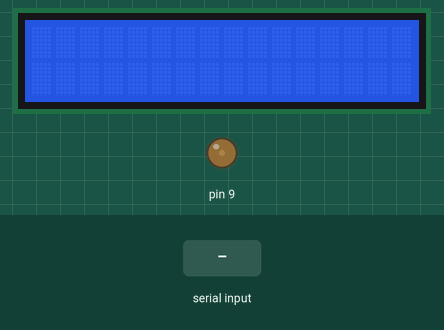
This sketch was run on a simulated Arduino Uno, built with avr-gcc and run on an emulated ATmega328P. Shown: 16×2 character LCD, output pins drawn as LEDs (lit = HIGH). The test bench sets the inputs (shaded band).

Above: at 1.2 s.
1.3 s: "90,45\n" received over Serial
At 1.9 s:
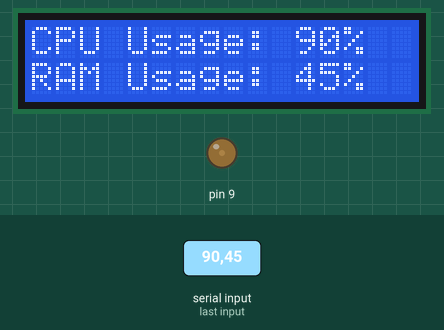
2.8 s: "30,150\n" received over Serial
At 4.2 s:
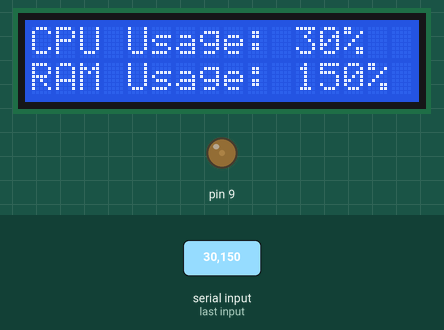
Timing chart, 0 to 5.8 s (numbered marks = the images above; inputs shaded):
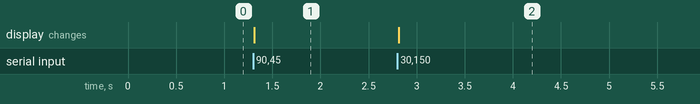

Measured:
- after the input at 1.3 s, the display: changes at once (image 1)
- after the input at 2.8 s, the display: changes at once (image 2)

The sketch:

Arduino.ino
```cpp
#include <LiquidCrystal.h>

LiquidCrystal lcd(12, 11, 5, 4, 3, 2);

void setup() {
  lcd.begin(16, 2);
  Serial.begin(9600);
  pinMode(9, OUTPUT);
  analogWrite(9, 30);

}

void loop() {
  if (Serial.available() > 0) {
    // Read the CPU and memory usage from the serial port
    int cpuUsage = Serial.parseInt();
    int memUsage = Serial.parseInt();

    // Clear the LCD screen
    lcd.clear();

    // Display CPU Usage and Memory Usage on LCD
    lcd.setCursor(0, 0);
    lcd.print("CPU Usage: ");
    lcd.print(cpuUsage);
    lcd.print("%");

    lcd.setCursor(0, 1);
    lcd.print("RAM Usage: ");
    lcd.print(memUsage);
    lcd.print("%");

    delay(1000);
  }
}
```
